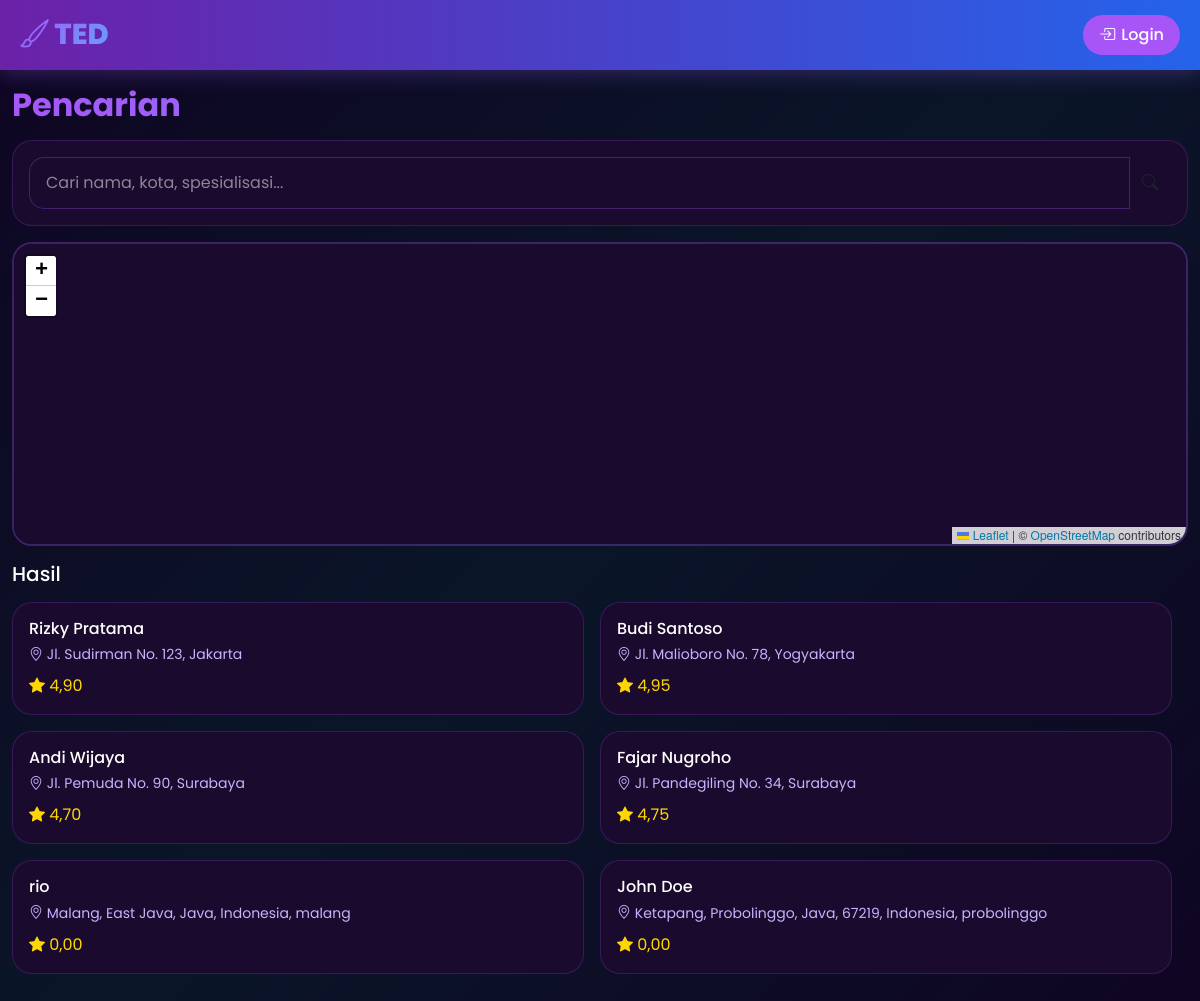
The app's page /search/ with its own data.
### tedapp/models.py (models this page shows, shortened)
class Artist(models.Model):
    user = models.OneToOneField(User, on_delete=models.CASCADE, null=True, blank=True, related_name='artist_profile')
    name = models.CharField(max_length=200)
    nickname = models.CharField(max_length=100)
    photo = models.ImageField(upload_to='artists/', blank=True, null=True)
    phone = models.CharField(max_length=20)
    email = models.EmailField(blank=True)
    address = models.CharField(max_length=300)
    city = models.CharField(max_length=100)
    latitude = models.DecimalField(max_digits=9, decimal_places=6, null=True, blank=True)
    longitude = models.DecimalField(max_digits=9, decimal_places=6, null=True, blank=True)
    current_latitude = models.DecimalField(max_digits=9, decimal_places=6, null=True, blank=True, help_text='Lokasi saat ini (mobile tracking)')
    current_longitude = models.DecimalField(max_digits=9, decimal_places=6, null=True, blank=True, help_text='Lokasi saat ini (mobile tracking)')
    description = models.TextField()
    specializations = models.CharField(max_length=300)
    experience_years = models.IntegerField(default=0)
    rating = models.DecimalField(max_digits=3, decimal_places=2, default=0)
    total_reviews = models.IntegerField(default=0)
    is_available_home = models.BooleanField(default=True)
    is_available_studio = models.BooleanField(default=True)
    home_service_fee = models.DecimalField(max_digits=10, decimal_places=0, default=0)
    studio_name = models.CharField(max_length=200, blank=True)
    studio_address = models.CharField(max_length=300, blank=True)
    service_radius_km = models.DecimalField(max_digits=5, decimal_places=2, default=20, help_text='Radius layanan dalam km')
    is_verified = models.BooleanField(default=False)
    is_active = models.BooleanField(default=True)
    is_online = models.BooleanField(default=False, help_text='Artist sedang online/menerima order')
    payment_gopay = models.CharField(max_length=30, blank=True, help_text='Nomor GoPay')
    payment_ovo = models.CharField(max_length=30, blank=True, help_text='Nomor OVO')
    payment_dana = models.CharField(max_length=30, blank=True, help_text='Nomor DANA')
    payment_shopeepay = models.CharField(max_length=30, blank=True, help_text='Nomor ShopeePay')
    payment_transfer = models.CharField(max_length=50, blank=True, help_text='Nomor Rekening Transfer Bank')
    payment_bank_name = models.CharField(max_length=50, blank=True, help_text='Nama Bank')
    created_at = models.DateTimeField(auto_now_add=True)

### tedapp/views.py (the view)
# urls.py: path('search/', views.search_artists, name='search_artists'),
def search_artists(request):
    query = request.GET.get('q', '')
    lat = request.GET.get('lat')
    lng = request.GET.get('lng')
    artists_list = Artist.objects.filter(is_active=True, is_online=True)
    if query:
        artists_list = artists_list.filter(
            Q(name__icontains=query) |
            Q(city__icontains=query) |
            Q(specializations__icontains=query)
        )
    if lat and lng:
        artists_list = list(artists_list)
        for artist in artists_list:
            artist.distance_to_user_val = artist.distance_to_user(Decimal(lat), Decimal(lng))
    context = {
        'artists': artists_list,
        'query': query,
        'user_lat': lat,
        'user_lng': lng,
    }
    return render(request, 'tedapp/search.html', context)

### tedapp/templates/tedapp/search.html (shortened to what this page needs)
{% extends 'tedapp/base.html' %}
{% load static %}
{% block extra_css %}
<link rel="stylesheet" href="{% static 'search.css' %}" />
{% endblock %}
{% block content %}
<div class="container py-3">
    <h2 class="section-title mb-3">Pencarian</h2>
    <div class="card-ted p-3 mb-3">
        <form method="GET" action="{% url 'search_artists' %}">
            <div class="input-group">
                <input type="text" name="q" class="form-control" placeholder="Cari nama, kota, spesialisasi..." value="{{ query }}">
                <button type="submit" class="btn btn-ted-primary">
                    <i class="bi bi-search"></i>
                </button>
            </div>
        </form>
    </div>
    <div class="map-container mb-3">
        <div id="searchMap" style="height: 300px; border-radius: 15px;"></div>
    </div>
    <h5 class="mb-3">Hasil</h5>
    <div class="row g-3">
        {% for artist in artists %}
        <div class="col-6">
            <a href="{% url 'artist_detail' artist.id %}" class="text-decoration-none">
                <div class="card-ted p-3 h-100">
                    <h6 class="mb-1 text-white">{{ artist.name }}</h6>
                    <small style="color: var(--text-secondary);">
                        <i class="bi bi-geo-alt"></i> {{ artist.address }}, {{ artist.city }}
                    </small>
                    <div class="mt-2">
                        <span class="rating-stars"><i class="bi bi-star-fill"></i> {{ artist.rating }}</span>
                    </div>
                </div>
            </a>
        </div>
        {% empty %}
        <div class="col-12 text-center py-4">
            <p style="color: var(--text-secondary);">Ketik untuk mencari seniman...</p>
        </div>
        {% endfor %}
    </div>
</div>
{% endblock %}

### static/base.css (style rules this page uses)
:root { --primary-purple: #6B21A8; --primary-purple-light: #9333EA; --primary-purple-dark: #581C87; --primary-blue: #2563EB; --primary-blue-light: #3B82F6; --primary-blue-dark: #1D4ED8; --accent-purple: #A855F7; --accent-blue: #60A5FA; --dark-bg: #0F0523; --card-bg: #1A0A2E; --text-primary: #FFFFFF; --text-secondary: #C4B5FD; --safe-area-bottom: env(safe-area-inset-bottom, 0px); }
* { margin: 0; padding: 0; box-sizing: border-box; -webkit-tap-highlight-color: transparent; -webkit-touch-callout: none; -webkit-user-select: none; user-select: none; }
html { overflow-x: hidden !important; max-width: 100vw !important; width: 100% !important; touch-action: pan-y pinch-zoom; }
body { font-family: 'Poppins', sans-serif; background: linear-gradient(135deg, var(--dark-bg) 0%, #0A1628 50%, var(--dark-bg) 100%); color: var(--text-primary); min-height: 100vh; overflow-x: hidden !important; overflow-y: auto; -webkit-overflow-scrolling: touch; padding-top: 70px; padding-bottom: 20px; max-width: 100%; width: 100%; touch-action: pan-y; }
.container, .row, section, article, main, nav, header, footer, div { max-width: 100%; overflow-x: hidden; }
@media (min-width: 1025px) { body { padding-top: 70px; } }
@media (min-width: 1025px) { .container { max-width: 1200px; } }
.card-ted { background: var(--card-bg); border: 1px solid rgba(168, 85, 247, 0.2); border-radius: 20px; overflow: hidden; transition: all 0.3s ease; }
.section-title { font-weight: 700; background: linear-gradient(135deg, var(--accent-purple) 0%, var(--accent-blue) 100%); -webkit-background-clip: text; -webkit-text-fill-color: transparent; background-clip: text; }
.form-control { background: var(--card-bg); border: 1px solid rgba(168, 85, 247, 0.3); color: var(--text-primary); border-radius: 15px; padding: 0.8rem 1rem; }
.form-control::placeholder { color: rgba(255, 255, 255, 0.5); }
.rating-stars { color: #FFD700; }
.map-container { border-radius: 20px; overflow: hidden; border: 2px solid rgba(168, 85, 247, 0.3); }
#map, #searchMap, #artistMap, #trackingMap { height: 300px; width: 100%; border-radius: 20px; z-index: 1; }
.leaflet-container { background: var(--card-bg) !important; }
@media (min-width: 769px) { body { padding-top: 70px; } }

### records on screen
Artist: name "Rizky Pratama", address "Jl. Sudirman No. 123", city "Jakarta", rating "4,90"
Artist: name "Budi Santoso", address "Jl. Malioboro No. 78", city "Yogyakarta", rating "4,95"
Artist: name "Andi Wijaya", address "Jl. Pemuda No. 90", city "Surabaya", rating "4,70"
Artist: name "Fajar Nugroho", address "Jl. Pandegiling No. 34", city "Surabaya", rating "4,75"
Artist: name "rio", address "Malang, East Java, Java, Indonesia", city "malang", rating "0,00"
Artist: name "John Doe", address "Ketapang, Probolinggo, Java, 67219, Indonesia", city "probolinggo", rating "0,00"
